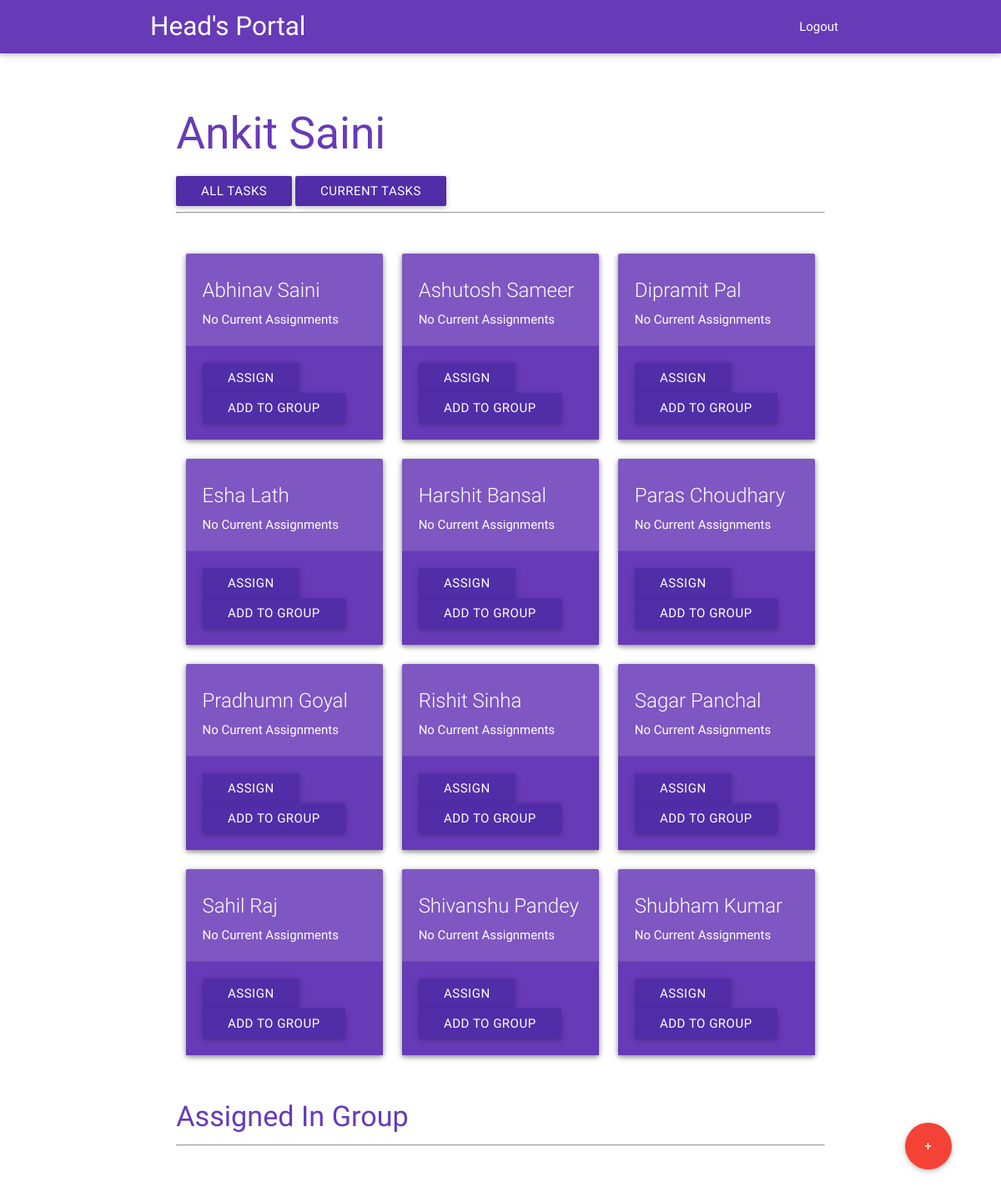
Page /head-home.php (signed in) on the committed database.
### tables this page shows
CREATE TABLE `user` (
  `user_id` int(11) NOT NULL,
  `user_name` varchar(25) NOT NULL,
  `user_pass` varchar(25) NOT NULL,
  `full_name` varchar(100) NOT NULL,
  `head` tinyint(1) NOT NULL,
  `engaged` tinyint(1) NOT NULL
);

### class.user.php (called while the page is built, shortened)
<?php
class USER
{
	private $conn;
	public function __construct()
	{
		$database = new Database();
		$db = $database->dbConnection();
		$this->conn = $db;
    }
	public function runQuery($sql)
	{
		$stmt = $this->conn->prepare($sql);
		return $stmt;
	}
}
?>

### class.task.php (the view, shortened to what this page needs)
<?php
class TASK
{
	private $conn;
	public function __construct()
	{
		$database = new Database();
		$db = $database->dbConnection();
		$this->conn = $db;
    	}
	private function createCardsForAvailable()
	{
		try
		{
			$stmt = $this->conn->prepare("SELECT full_name, user_id FROM user WHERE engaged='0' AND head='0'");
			$stmt->execute();
			if($stmt->rowCount()){
				while($taskRow=$stmt->fetch(PDO::FETCH_OBJ)){
					echo "
					<div class='col l4'>
						<div class='card hoverable'>
				          <div class='card deep-purple lighten-1'>
				            <div class='card-content white-text'>
				              <span class='card-title'>$taskRow->full_name</span>
				              <p>No Current Assignments</p>
				            </div>
				            <div class='card-action deep-purple'>
				               <button name='assign'  class='waves-effect waves-light deep-purple darken-2 btn assign".$taskRow->user_id."' onclick='showAssign(".$taskRow->user_id.")'>Assign</button>
								<div id='assignForm".$taskRow->user_id."' class='assignForm' style='display:none;'>
									<form method='post'>
									<h4 class='form-signin-heading' style='color:#673ab7;'>Assign</h4>
									<input type='text' class='form-control' name='txt_shid' value='".$taskRow->user_id."' style='display:none;' />
									<input type='text' class='form-control' name='txt_task' placeholder='Task' />
									<input type='date' class='datepicker' name='txt_date' placeholder='Date' />
									<button type='submit' name='btn-assign' class='waves-effect waves-light deep-purple darken-3 btn'>
									    Assign
									</button>
									</form>
								</div>
							<button name='assign-to-group'  class='waves-effect waves-light deep-purple darken-2 btn assign".$taskRow->user_id."' onclick='showAssignToGroup(".$taskRow->user_id.")'>Add To Group</button>
								<div id='assignToGroupForm".$taskRow->user_id."' class='assignForm' style='display:none;'>
									<form method='post'>
									<h4 class='form-signin-heading' style='color:#673ab7;'>Assign To Group</h4>
									<input type='text' class='form-control' name='txt_shid' value='".$taskRow->user_id."' style='display:none;' />
									<input type='text' class='form-control' name='txt_group_no' placeholder='Group Number' />
									<button type='submit' name='btn-add-to-group' class='waves-effect waves-light deep-purple darken-3 btn'>
									    Add
									</button>
									</form>
								</div>
				            </div>
				          </div>
			        	</div>
		        	</div>
		        	";
				}
			}
		}
		catch(PDOException $e)
		{
			echo $e->getMessage();
		}
	}
	public function createCards(){
		$this->createCardsForAvailable();
	}
	public function createGroup(){
		echo "<hr>";
	}
	public function assignInGroup(){
		try
		{
			$stmt = $this->conn->prepare("SELECT full_name, user_id FROM user WHERE engaged='0' AND head='0'");
			$stmt->execute();
			if($stmt->rowCount()){
				echo "
				<button name='assign'  class='btn-floating btn-large waves-effect waves-light red assign' onclick=showAssign('0') style='position:fixed; bottom:5vh; right:5vw;' > + </button><br><br>
				<div id='assignForm0' class='assignForm' style='display:none;'>
				<form method='post'>
				<h4 class='form-signin-heading' style='color:#673ab7;'>Assign For Group</h4>
				";
				echo "
				  <input type='text' class='form-control' name='txt_task' placeholder='Task' />
				  <input type='text' class='form-control' name='txt_group' placeholder='Group No' />
				  <input type='date' class='datepicker' name='txt_date' placeholder='Date' />
				  <button type='submit' name='btn-groupassign' class='waves-effect waves-light deep-purple darken-3 btn'>
				      Assign
				  </button>
				  </form>
				  </div>
				";
            }
	}
	catch(PDOException $e)
		{
			echo $e->getMessage();
		}
}
}
?>

### head-home.php (shortened to what this page needs)
<?php
  require_once("class.user.php");
  require_once("class.task.php");
  $auth_user = new USER();
  $user_id = $_SESSION['user_session'];
  $stmt = $auth_user->runQuery("SELECT * FROM user WHERE user_id=:user_id");
  $stmt->execute(array(":user_id"=>$user_id));
  $userRow=$stmt->fetch(PDO::FETCH_ASSOC);
  $task_data = new TASK();
?>
<!DOCTYPE html>
<html lang="en">
<head>
  <link href="css/materialize.css" type="text/css" rel="stylesheet" media="screen,projection"/>
  <link href="css/style.css" type="text/css" rel="stylesheet" media="screen,projection"/>
  <link rel="stylesheet" href="css/style1.css">
</head>
<body>
  <nav class="deep-purple " role="navigation" style="margin-bottom:5vh;">
    <div class="nav-wrapper container"><a id="logo-container" href="#" class="brand-logo">Head's Portal</a>
     <ul id="nav-mobile" class="right hide-on-med-and-down">
        <li><a href="logout.php?logout=true">Logout</a></li>
    </div>
  </nav>
  <div class="row">
    <div class="col s8 offset-s2">
      <h2 style="color: #673ab7 ;"><?php print($userRow['full_name']); ?></h2>
      <button class='waves-effect waves-light deep-purple darken-2 btn' onclick=showATask()>All Tasks</button>
      <button class='waves-effect waves-light deep-purple darken-2 btn' onclick=showCTask()>Current Tasks</button>
      <hr>
      <div id="cTask" class="row" style="margin-top: 5vh;">
       <div class="row">
         <?php
            $task_data->createCards();
            $task_data->assignInGroup();
          ?>
      </div>
          <div class="row" style="margin-top: 5vh;">
          <h4 style="color: #673ab7 ;">Assigned In Group</h4>
          <?php
            $task_data->createGroup();
          ?>
          </div>
      </div>
    </div>
  </div>
  </body>
</html>

### rows in the picture
user: full_name "Ankit Saini"
user: full_name "Abhinav Saini"
user: full_name "Ashutosh Sameer"
user: full_name "Dipramit Pal"
user: full_name "Esha Lath"
user: full_name "Harshit Bansal"
user: full_name "Paras Choudhary"
user: full_name "Pradhumn Goyal"
user: full_name "Rishit Sinha"
user: full_name "Sagar Panchal"
user: full_name "Sahil Raj"
user: full_name "Shivanshu Pandey"
user: full_name "Shubham Kumar"
